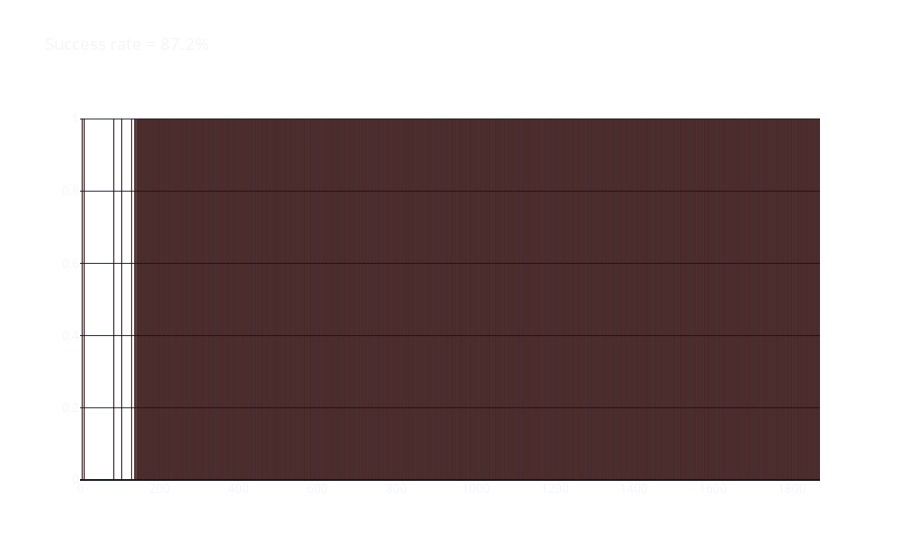

Notebook code for this chart:
### Markdown cell above
The scarcity of rewards is exactly one of the problems that RL needs to solve. This phenomenon, called _sparse rewards_, makes it very challenging to train agents on problems where the only reward is at the end of a long sequence of actions.

Once we get lucky enough to find the goal 🏁 by accident, we need to backpropagate the information to the other world-states to update our $Q$-table. The $Q$-learning algorithm offers a solution to this issue. It tells us to update the value of our state-action pairs (each cell in the Q-table), considering the reward for reaching the next state and the highest possible value in the next state.

Thus, we want that when the agent reaches the goal and receives a reward, the next time the agent interacts with the environment, the pair $Q(s, a)$ responsible for leading the agent to the goal to receive a value greater than zero, and so on for all pairs $Q(s, a)$ that direct the agent to🏁.

The updated formula for our $Q$-table is:

$$Q(s,a)^{New}=Q_{old}(s,a') + R(s)+ \underset{a'}{\max}\: Q_{old}(s,a')$$

The new value is the current one + the reward + the highest value in the next state. If the agent were in the world-state previous to the goal, the $Q(s,a)$ for the action that would get it to the final state would be:

$$1 = 0 + 1 + 0$$

Since our $Q$-table is empty, the old value of $Q(s,a)$ is 0, and the reward it gets from going to the final state is 1.

If we repeat this process until the value of the final state reaches the initial-state, we get a $Q$-table like this:

```
s           ◀️LEFT    🔽DOWN    ▶️RIGHT   🔼UP
S1             0          0         1        0
S2             0          0         1        0
S3             0          1         0        0
S4             0          0         0        0
S5             0          0         0        0
S6             0          0         0        0
S7             0          1         0        0
S8             0          0         0        0
S9             0          0         0        0
S10            0          0         0        0
S11            0          1         0        0
S12            0          0         0        0
S13            0          0         0        0
S14            0          0         0        0
S15            0          0         1        0
S16            0          0         0        0

```

However, the original $Q$-learning update formula adds two (hyper)parameters:

- the `learning rate` $\alpha$ (between 0 and 1) is how much we should change the original $Q(s, a)$ value. If $\alpha$ = 0, the value never changes, and if $\alpha$ = 1, the value changes extremely fast. This paremeter controls _the importance of past and new knowledge_.

- the discount factor $\gamma$ (between 0 and 1), which determines how much the agent cares about future rewards compared to immediate ones. If $\gamma$ = 0, the agent only focuses on immediate rewards, and if $\gamma$ = 1, any potential future reward has the same value than current ones. In Frozen Lake, since the only true reward comes at the end of the game, we want a high discount factor.

The real $Q$-learning algorithm looks like this:

$$Q(s,a)^{New}=Q_{old}(s,a')+\alpha\left[R(s) + \gamma (\underset{a'}{\max}\: Q_{old}(s,a') - Q_{old}(s,a')) \right]$$

Again, it the agent is next to the goal 🏁 for the first time, we can update the state-action pair to win the game using $Q$-learning algorithm:

$$Q^{new}(s_{before \; goal}, a_{\rightarrow}) = 0 + \alpha \times (1 + \gamma \times 0 - 0)$$

With an $\alpha$ = 0.5 and $\gamma$ = 0.9, we get:

$$Q^{new}(s_{before \; goal}, a_{\rightarrow}) = 0 + 0.5 \times (1 + 0.9 \times 0 - 0) = 0.5$$

The second time the agent is in this state (since the $Q$-function would be updated) we would get:

$$Q^{new}(s_{before \; goal}, a_{\rightarrow}) = 0.5 + 0.5 \times (1 + 0.9 \times 0 - 0.5) = 0.75$$

Now let's do all of this in code.

### Code cell
import plotly.graph_objects as go
qtable = np.zeros(
    (environment.observation_space.n, environment.action_space.n))
df = pd.DataFrame(qtable, index=[f'state {i+1}' for i in range(16)],
                  columns=['◀️LEFT', '🔽DOWN', '▶️RIGHT', '🔼UP'])

episodes = 1000
alpha = 0.5
gamma = 0.9

outcomes = []

print('Q-table before training:')
display(Markdown(df.to_markdown()))

# Training
for _ in range(episodes):
    state, _ = environment.reset()
    done = False

    outcomes.append(0)

    while not done:
        # if you want to render the experiment, lower the number of episodes
        #print(environment.render())
        if np.max(qtable[state]) > 0:
            # Choose the action with the highest value in the current state
            action = np.argmax(qtable[state])
        else:
            # If there's no best action (only zeros), take a random one
            action = environment.action_space.sample()

        new_state, reward, done, info, prob = environment.step(action)

        # if you want to render the experiment, uncomment the next lines
        #time.sleep(0.5)
        #clear_output(wait=True)
        #if done == False:
        #    clear_output(wait=True)

        # Update Q(s,a)
        qtable[state, action] = qtable[state, action] + alpha * \
            (reward + gamma *
             np.max(qtable[new_state]) - qtable[state, action])

        state = new_state

        # If we have a reward, it means that our outcome is a success
        if reward:
            outcomes.append(1)


df = pd.DataFrame(qtable, index=[f'state {i+1}' for i in range(16)],
                  columns=['◀️LEFT', '🔽DOWN', '▶️RIGHT', '🔼UP'])

print('Q-table after training:')
display(Markdown(df.to_markdown()))

fig = go.Figure()
fig.add_trace(go.Bar(x=list(range(0, len(outcomes))), y=outcomes, marker_color='red'))
fig.update_layout(
    template='plotly_dark',
    hoverlabel=dict(
        bgcolor='rgba(0, 0, 0, 0.8)'
    ),
    title=f'Success rate = {(sum(outcomes)/episodes)*100}%',
    paper_bgcolor='rgba(0, 0, 0, 0)',
    plot_bgcolor='rgba(0, 0, 0, 0)'
)
fig.show()

### Figure 1 — Plotly figure (JSON) as saved in the notebook; plotly's stock layout.template omitted (floating-point values rounded to 4 significant figures; data arrays with more than 128 entries replaced by an {"elided": "..."} marker saying what was removed)
{"data": [{"marker": {"color": "red"}, "type": "bar", "x": {"elided": "1872 int values"}, "y": {"elided": "1872 int values"}}], "layout": {"hoverlabel": {"bgcolor": "rgba(0, 0, 0, 0.8)"}, "paper_bgcolor": "rgba(0, 0, 0, 0)", "plot_bgcolor": "rgba(0, 0, 0, 0)", "title": {"text": "Success rate = 87.2%"}}}
